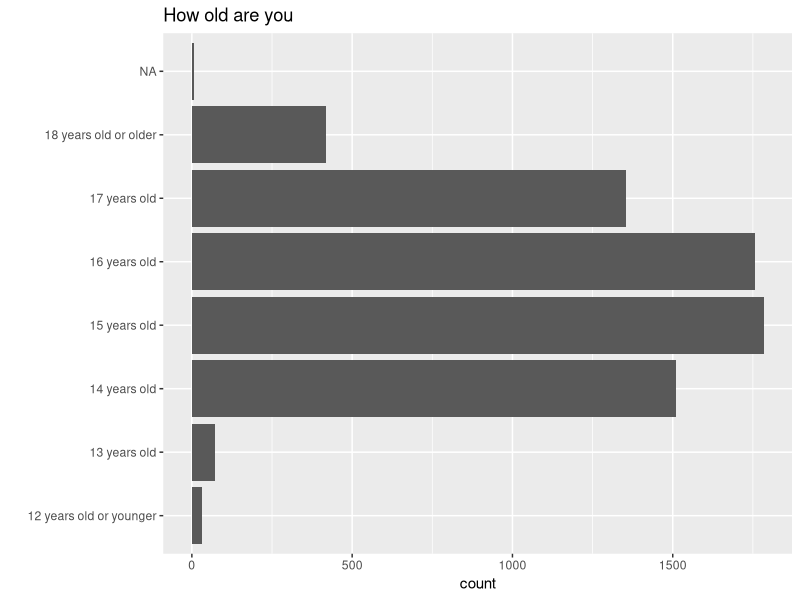
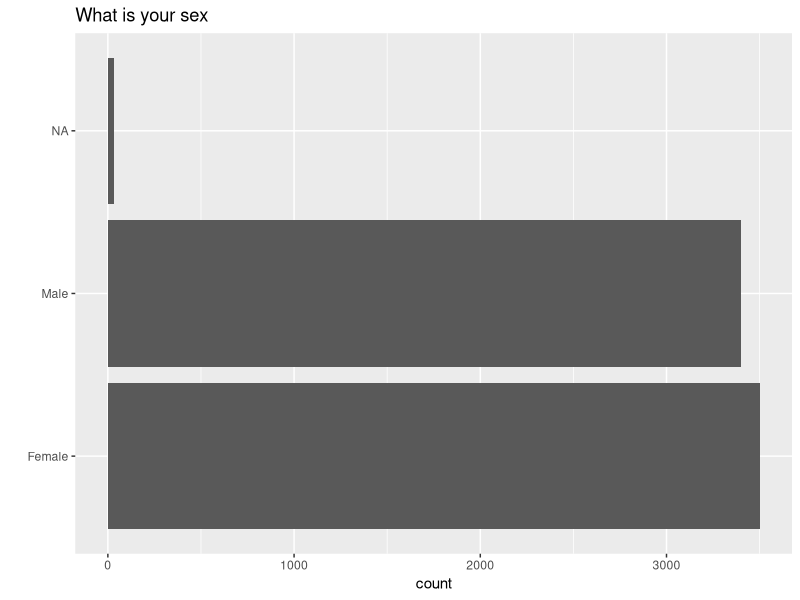
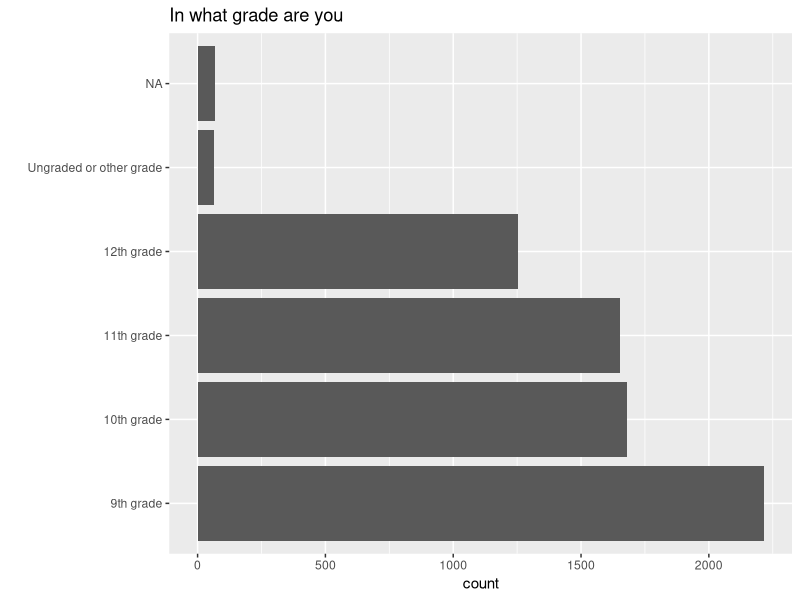
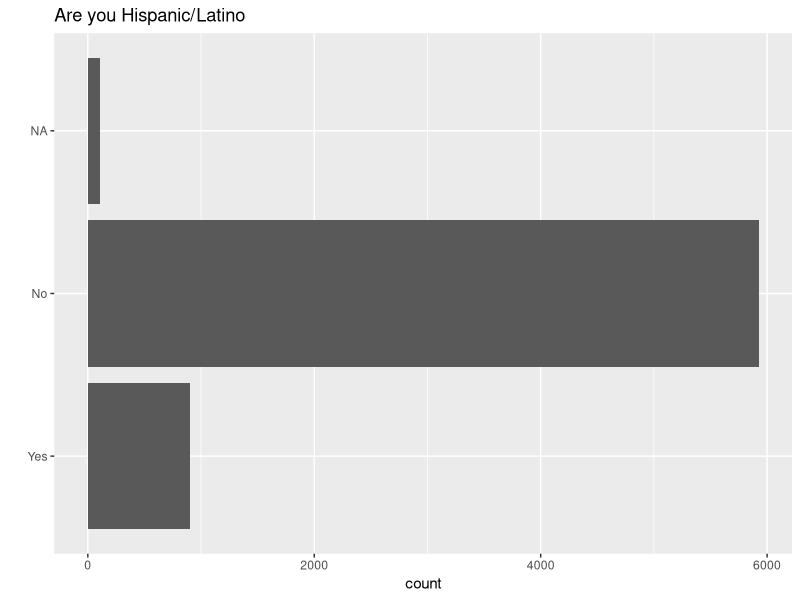
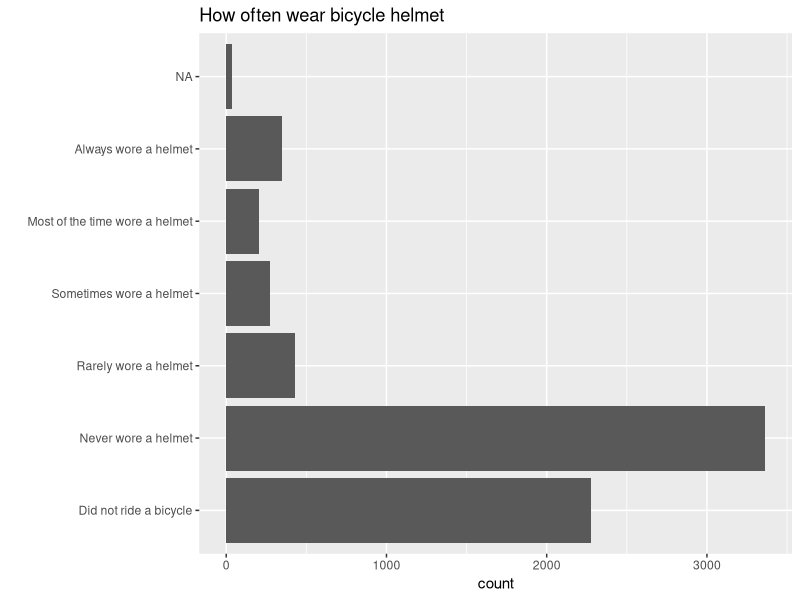
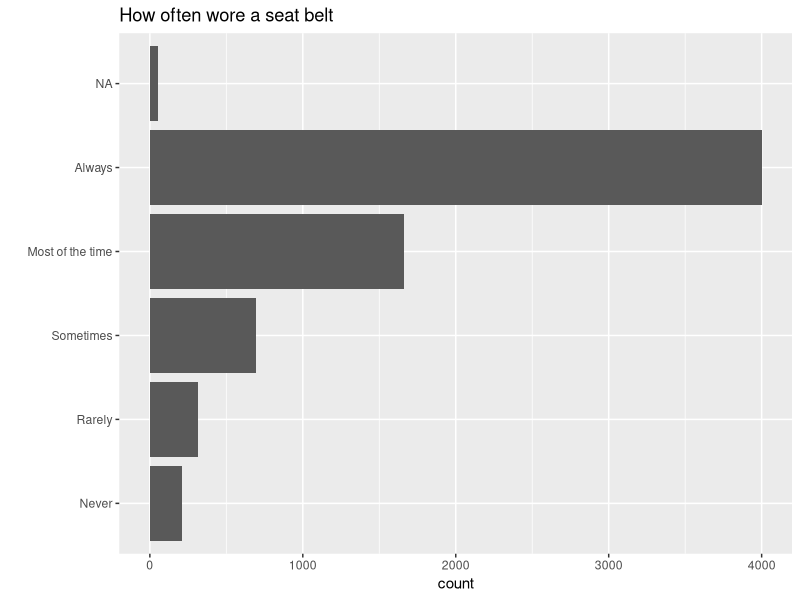
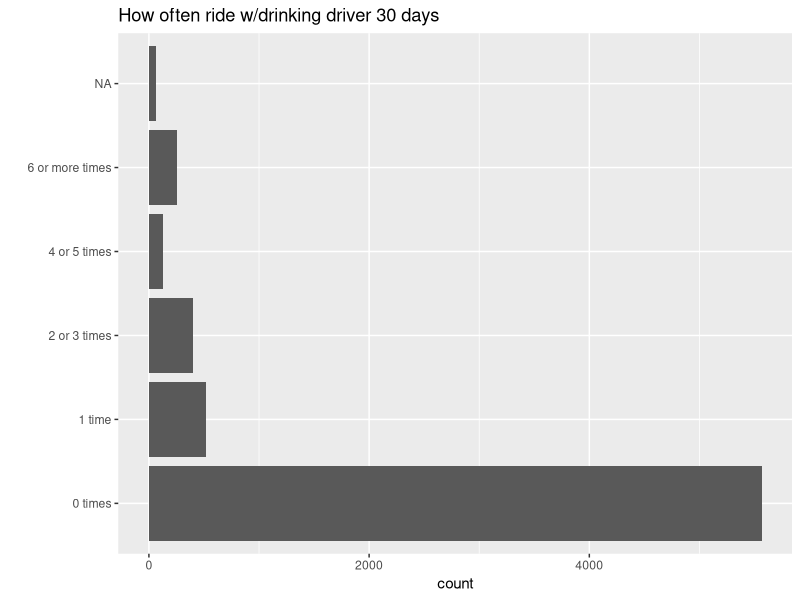
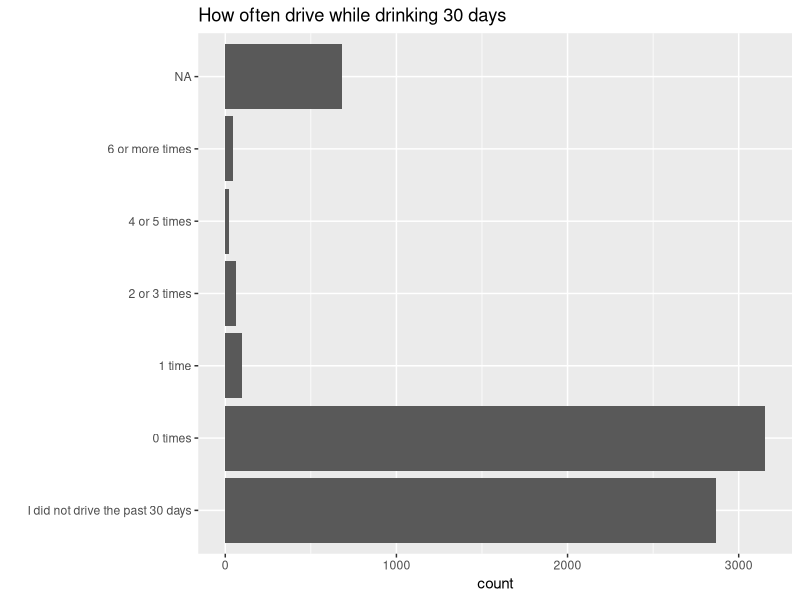

R code for these plots, in order:
## ---- chunk 1
knitr::opts_chunk$set(echo = TRUE)
## ---- chunk 2
library(haven)
library(ggplot2)
library(dplyr)
library(purrr)
vys <- read_sav("yrbs2013.sav")
vys <- vys %>% mutate_if(is.labelled, as_factor)

get_label <- function(x){
  attr(x, which = "label")
}

plot_titles <- vys %>%
  select_if(is.factor) %>%
  map_chr(get_label)

Qs <- names(plot_titles)

vys_bar_plot <- function(var){
  ggplot(vys, aes_string(x = var)) + 
    geom_bar() + 
    coord_flip() + 
    ggtitle(plot_titles[var]) +
    xlab("")
}

map(Qs, vys_bar_plot)
